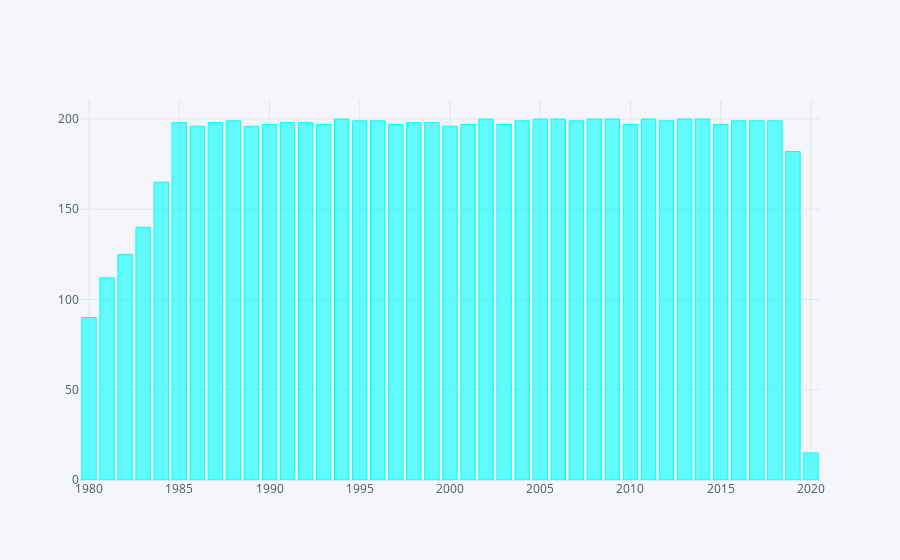

Notebook code for this chart:
### Code cell
by_year_count['name'].iplot(kind='bar',color='cyan')

# we can see that the number of movies released between 1980 and 1985 kept increasing
# it then became stable from 1985 to 2018
# it decreased again in 2019
# in 2020, it was really small, maybe because the data was last updated in 2020

### Figure 1 — Plotly figure (JSON) as saved in the notebook; plotly's stock layout.template omitted (floating-point values rounded to 4 significant figures)
{"data": [{"marker": {"color": "rgba(0, 255, 255, 0.6)", "line": {"color": "rgba(0, 255, 255, 1.0)", "width": 1}}, "name": "name", "orientation": "v", "text": "", "type": "bar", "x": [1980, 1981, 1982, 1983, 1984, 1985, 1986, 1987, 1988, 1989, 1990, 1991, 1992, 1993, 1994, 1995, 1996, 1997, 1998, 1999, 2000, 2001, 2002, 2003, 2004, 2005, 2006, 2007, 2008, 2009, 2010, 2011, 2012, 2013, 2014, 2015, 2016, 2017, 2018, 2019, 2020], "y": [90, 112, 125, 140, 165, 198, 196, 198, 199, 196, 197, 198, 198, 197, 200, 199, 199, 197, 198, 198, 196, 197, 200, 197, 199, 200, 200, 199, 200, 200, 197, 200, 199, 200, 200, 197, 199, 199, 199, 182, 15]}], "layout": {"legend": {"bgcolor": "#F5F6F9", "font": {"color": "#4D5663"}}, "paper_bgcolor": "#F5F6F9", "plot_bgcolor": "#F5F6F9", "title": {"font": {"color": "#4D5663"}}, "xaxis": {"gridcolor": "#E1E5ED", "showgrid": true, "tickfont": {"color": "#4D5663"}, "title": {"font": {"color": "#4D5663"}, "text": ""}, "zerolinecolor": "#E1E5ED"}, "yaxis": {"gridcolor": "#E1E5ED", "showgrid": true, "tickfont": {"color": "#4D5663"}, "title": {"font": {"color": "#4D5663"}, "text": ""}, "zerolinecolor": "#E1E5ED"}}}
